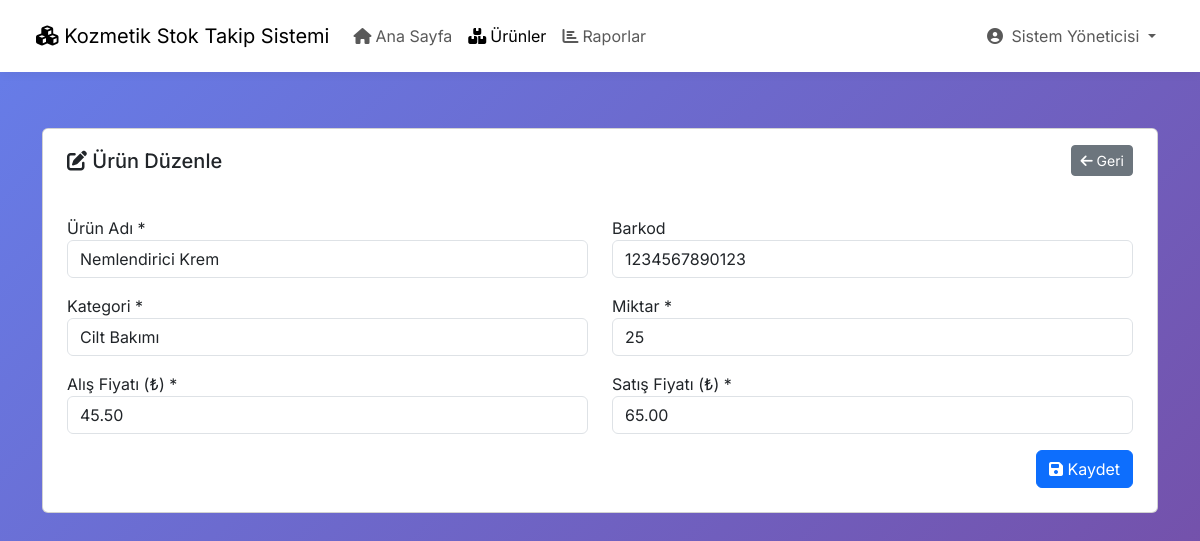
/urun_duzenle.php?id=1 (signed in), run on the app's committed database.
### tables this page shows
CREATE TABLE urunler (
    id INT PRIMARY KEY AUTO_INCREMENT,
    urun_adi VARCHAR(200) NOT NULL,
    barkod VARCHAR(50) UNIQUE,
    kategori_id INT,
    marka VARCHAR(100),
    model VARCHAR(100),
    renk VARCHAR(50),
    miktar INT DEFAULT 0,
    min_stok INT DEFAULT 5,
    birim VARCHAR(20) DEFAULT 'adet',
    alis_fiyati DECIMAL(10,2),
    satis_fiyati DECIMAL(10,2),
    son_kullanma_tarihi DATE,
    aciklama TEXT,
    resim VARCHAR(255),
    ekleme_tarihi DATETIME DEFAULT CURRENT_TIMESTAMP,
    guncellenme_tarihi DATETIME DEFAULT CURRENT_TIMESTAMP ON UPDATE CURRENT_TIMESTAMP,
    ekleyen_kullanici INT,
    aktif TINYINT(1) DEFAULT 1,
    FOREIGN KEY (kategori_id) REFERENCES kategoriler(id),
    FOREIGN KEY (ekleyen_kullanici) REFERENCES kullanicilar(id)
);

CREATE TABLE kategoriler (
    id INT PRIMARY KEY AUTO_INCREMENT,
    kategori_adi VARCHAR(100) NOT NULL,
    aciklama TEXT,
    olusturma_tarihi DATETIME DEFAULT CURRENT_TIMESTAMP
);

### urun_duzenle.php (the view, shortened to what this page needs)
<?php
require_once 'includes/db.php';
$id = isset($_GET['id']) ? (int)$_GET['id'] : 0;
$sql = "SELECT * FROM urunler WHERE id = $id AND aktif = 1";
$sonuc = mysqli_query($baglanti, $sql);
$urun = mysqli_fetch_assoc($sonuc);
$kategoriler_sql = "SELECT * FROM kategoriler ORDER BY kategori_adi";
$kategoriler = mysqli_query($baglanti, $kategoriler_sql);
require_once 'includes/header.php';
?>
<div class="container mt-4">
    <div class="card">
        <div class="card-header">
            <h5><i class="fas fa-edit"></i> Ürün Düzenle</h5>
            <a href="urunleri_listele.php" class="btn btn-secondary btn-sm float-end">
                <i class="fas fa-arrow-left"></i> Geri
            </a>
        </div>
        <div class="card-body">
            <form method="POST">
                <div class="row">
                    <div class="col-md-6 mb-3">
                        <label>Ürün Adı *</label>
                        <input type="text" name="urun_adi" class="form-control"
                               value="<?php echo htmlspecialchars($urun['urun_adi']); ?>" required>
                    </div>
                    <div class="col-md-6 mb-3">
                        <label>Barkod</label>
                        <input type="text" name="barkod" class="form-control"
                               value="<?php echo htmlspecialchars($urun['barkod']); ?>">
                    </div>
                </div>
                <div class="row">
                    <div class="col-md-6 mb-3">
                        <label>Kategori *</label>
                        <select name="kategori_id" class="form-control" required>
                            <?php mysqli_data_seek($kategoriler, 0); ?>
                            <?php while ($kategori = mysqli_fetch_assoc($kategoriler)): ?>
                                <option value="<?php echo $kategori['id']; ?>"
                                        <?php echo ($urun['kategori_id'] == $kategori['id']) ? 'selected' : ''; ?>>
                                    <?php echo htmlspecialchars($kategori['kategori_adi']); ?>
                                </option>
                            <?php endwhile; ?>
                        </select>
                    </div>
                    <div class="col-md-6 mb-3">
                        <label>Miktar *</label>
                        <input type="number" name="miktar" class="form-control"
                               value="<?php echo $urun['miktar']; ?>" min="0" required>
                    </div>
                </div>
                <div class="row">
                    <div class="col-md-6 mb-3">
                        <label>Alış Fiyatı (₺) *</label>
                        <input type="text" name="alis_fiyati" class="form-control"
                               value="<?php echo number_format($urun['alis_fiyati'], 2); ?>" required>
                    </div>
                    <div class="col-md-6 mb-3">
                        <label>Satış Fiyatı (₺) *</label>
                        <input type="text" name="satis_fiyati" class="form-control"
                               value="<?php echo number_format($urun['satis_fiyati'], 2); ?>" required>
                    </div>
                </div>
                <div class="text-end">
                    <button type="submit" class="btn btn-primary">
                        <i class="fas fa-save"></i> Kaydet
                    </button>
                </div>
            </form>
        </div>
    </div>
</div>

### includes/header.php (style rules this page uses)
body { font-family: 'Inter', sans-serif; color: var(--dark-text); min-height: 100vh; display: flex; flex-direction: column; background: linear-gradient(135deg, #667eea 0%, #764ba2 100%); background-attachment: fixed; overflow-x: hidden; }
.card { margin-bottom: 1.5rem; overflow: hidden; }
.card-header { background-color: #ffffff; border-bottom: 1px solid var(--border-color); font-weight: 600; color: var(--dark-text); padding: 1rem 1.5rem; border-top-left-radius: 1rem; border-top-right-radius: 1rem; display: flex; justify-content: space-between; align-items: center; }
.card-header h5 { margin-bottom: 0; font-size: 1.25rem; }
.card-body { padding: 1.5rem; }

### data on the page
urunler: urun_adi "Nemlendirici Krem", barkod "1234567890123", kategori_id "Cilt Bakımı", miktar "25", alis_fiyati "45.50", satis_fiyati "65.00"

### other printed values
SITE_NAME "Kozmetik Stok Takip Sistemi"
